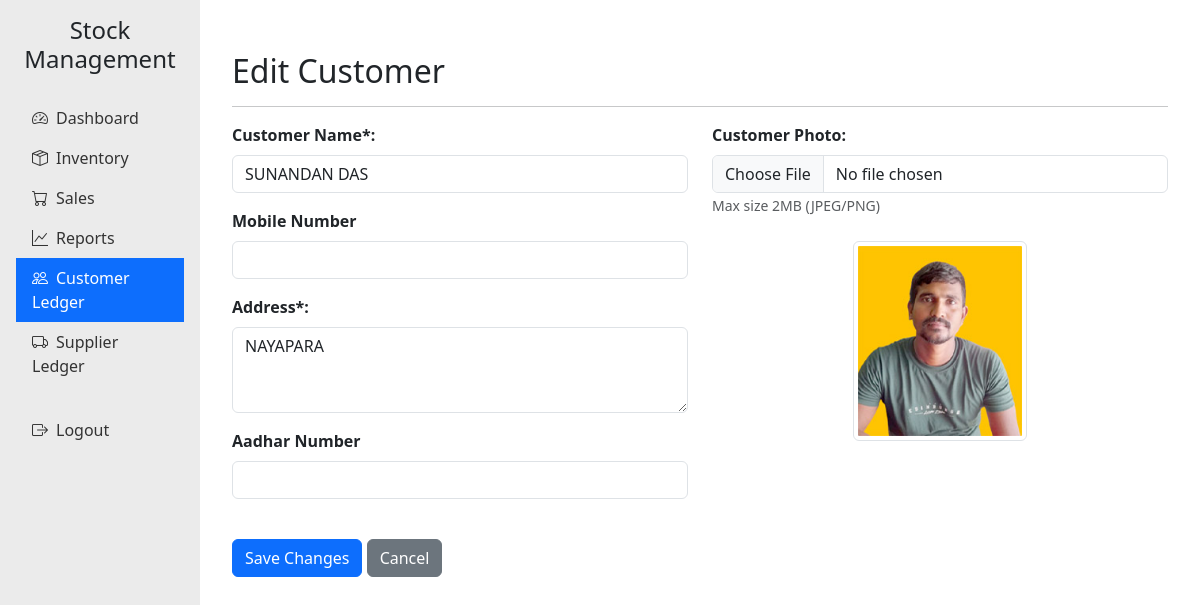
The app's page /customers/edit/1 (signed in) with its own data.
### app.py (models this page shows)
class Customer(db.Model):
    id = db.Column(db.Integer, primary_key=True)
    name = db.Column(db.String(100), nullable=False)
    mobile = db.Column(db.String(15))
    address = db.Column(db.String(200))
    aadhar = db.Column(db.String(20))
    date_added = db.Column(db.Date, default=date.today())
    photo_path = db.Column(db.String(200))

### app.py (the view, shortened to what this page needs)
@app.route('/customers/edit/<int:id>', methods=['GET', 'POST'])
@login_required
def edit_customer(id):
    customer = Customer.query.get_or_404(id)
    return render_template('edit_customer.html', customer=customer)

### app.py (called while the page is built)
def login_required(f):
    @wraps(f)
    def decorated_function(*args, **kwargs):
        if 'user_id' not in session:
            flash('Please log in to access this page.', 'danger')
            return redirect(url_for('login'))
        return f(*args, **kwargs)
    return decorated_function

### templates/edit_customer.html (shortened to what this page needs)
{% extends "base.html" %}
{% block content %}
<div class="container mt-4">
    <h2>Edit Customer</h2>
    <hr>
    <form method="POST" action="{{ url_for('edit_customer', id=customer.id) }}" enctype="multipart/form-data">
        <div class="row">
            <div class="col-md-6">
                <div class="form-group mb-3">
                    <label for="name" class="form-label"><strong>Customer Name*:</strong></label>
                    <input type="text" class="form-control" id="name" name="name"
                           value="{{ customer.name }}" required>
                </div>
                <div class="form-group mb-3">
                    <label for="mobile" class="form-label"><strong>Mobile Number</strong></label>
                    <input type="text" class="form-control" id="mobile" name="mobile"
                           value="{{ customer.mobile or '' }}">
                </div>
                <div class="form-group mb-3">
                    <label for="address" class="form-label"><strong>Address*:</strong></label>
                    <textarea class="form-control" id="address" name="address" rows="3">{{ customer.address or '' }}</textarea>
                </div>
                <div class="form-group mb-3">
                    <label for="aadhar" class="form-label"><strong>Aadhar Number</strong></label>
                    <input type="text" class="form-control" id="aadhar" name="aadhar"
                           value="{{ customer.aadhar or '' }}">
                </div>
            </div>
            <div class="col-md-6">
                <div class="form-group mb-3">
                    <label class="form-label"><strong>Customer Photo:</strong></label>
                    <div class="custom-file">
                        <input type="file" class="form-control" id="photo" name="photo">
                    </div>
                    <small class="form-text text-muted">Max size 2MB (JPEG/PNG)</small>
                </div>
                <div class="mt-4 text-center">
                    <img id="photo-preview" src="{{ url_for('static', filename=customer.photo_path) if customer.photo_path else url_for('static', filename='images/default-user.png') }}"
                         class="img-thumbnail" style="max-height: 200px;">
                </div>
            </div>
        </div>
        <div class="mt-4">
            <button type="submit" class="btn btn-primary">Save Changes</button>
            <a href="{{ url_for('customers') }}" class="btn btn-secondary">Cancel</a>
        </div>
    </form>
</div>
{% endblock %}

### records on screen
Customer: name "SUNANDAN DAS", address "NAYAPARA", photo_path (picture)
